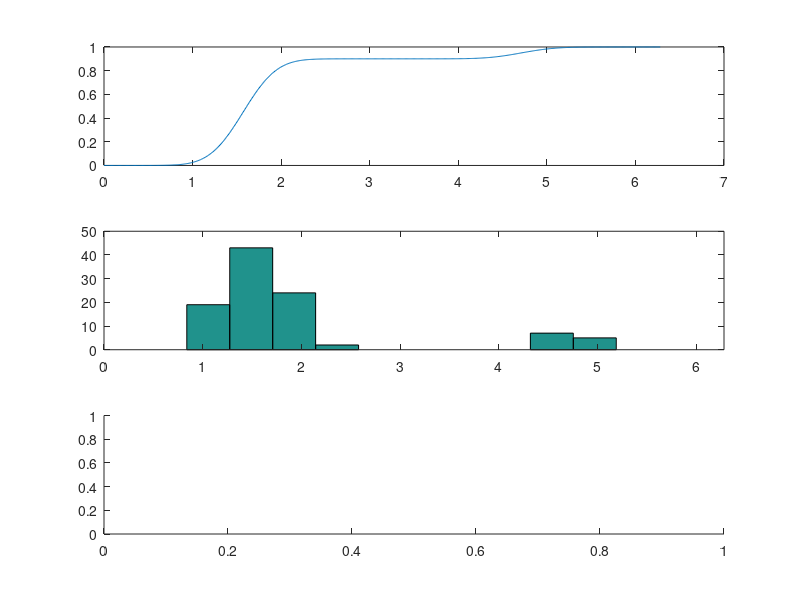

MATLAB code for this plot: (Note: this script raises an error after producing the figure.)
% example settings
clear all 
close all

tps=0:1:24;
% stngs short for settings
stngs.osc_fraction=0.05; 
stngs.num_samples=100;
stngs.mean_amp=0.4;
stngs.noise_to_amp=0.3;
amps=exprnd(stngs.mean_amp,1,stngs.num_samples);

stngs.bimodal_frac=0.9; % 1 means just dist 1 0 means just dist 2
stngs.acro_mu1= pi/2; % phase
stngs.acro_mu2= 3*pi/2;
stngs.acro_sigma1 = 0.3;
stngs.acro_sigma2 = 0.3;
% use CDF to sample bimodal
bimodal_norm_cdf= @(x) stngs.bimodal_frac*normcdf(x,stngs.acro_mu1,stngs.acro_sigma1)...
    +(1-stngs.bimodal_frac)*normcdf(x,stngs.acro_mu2,stngs.acro_sigma2);

rand_samps=rand(1,stngs.num_samples);

optim_options = optimset('Display','off');
acro=arrayfun(@(x) fminsearch(@(y) abs(bimodal_norm_cdf(y) - x),pi,optim_options),rand_samps);

subplot(3,1,1)
xlim([0 2*pi])
plot(0:0.01:2*pi,bimodal_norm_cdf(0:0.01:2*pi));
subplot(3,1,2)
hist(acro,sqrt(stngs.num_samples))
xlim([0 2*pi])

noise=stngs.mean_amp*stngs.noise_to_amp*(rand(stngs.num_samples,length(tps))-0.5);

tp_mat=ones(stngs.num_samples,1)*tps;
acro_mat=acro'*ones(1,length(tps));
phase_mat=tp_mat*2*pi/24-acro_mat;

signal=amps'.*cos(phase_mat)+noise;

subplot(3,1,3)
hold on
for i=1:stngs.num_samples
    plot(tps,signal(i,:),'-k','Color',[0 0 0 0.1])
end
hold off





%%
plot(tps,stngs.amp*cos(tps*2*pi/24)+stngs.amp*stngs.noise_to_amp*(rand(1,length(tps))-0.5),'ok')
hold on
plot(0:0.1:24,stngs.amp*cos((0:0.1:24)*2*pi/24),'-b')
hold off
%%